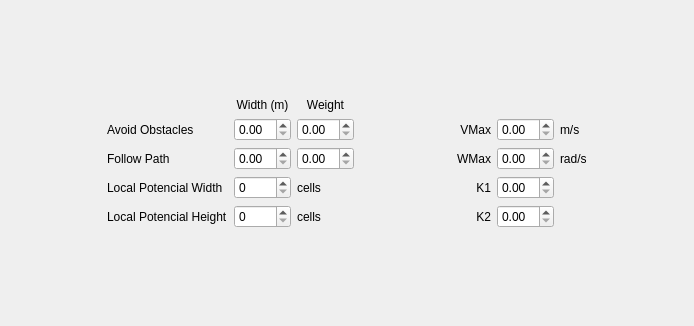
         <widget class="QWidget" name="RLHTab_2">
          <property name="geometry">
           <rect>
            <x>0</x>
            <y>0</y>
            <width>694</width>
            <height>326</height>
           </rect>
          </property>
          <attribute name="label">
           <string>Low Level Controller</string>
          </attribute>
          <layout class="QGridLayout" name="gridLayout_4">
           <item row="1" column="2">
            <widget class="QLabel" name="label_19">
             <property name="sizePolicy">
              <sizepolicy hsizetype="Preferred" vsizetype="Minimum">
               <horstretch>0</horstretch>
               <verstretch>0</verstretch>
              </sizepolicy>
             </property>
             <property name="text">
              <string>Width (m)</string>
             </property>
             <property name="alignment">
              <set>Qt::AlignCenter</set>
             </property>
            </widget>
           </item>
           <item row="1" column="3">
            <widget class="QLabel" name="label_20">
             <property name="sizePolicy">
              <sizepolicy hsizetype="Preferred" vsizetype="Minimum">
               <horstretch>0</horstretch>
               <verstretch>0</verstretch>
              </sizepolicy>
             </property>
             <property name="text">
              <string>Weight</string>
             </property>
             <property name="alignment">
              <set>Qt::AlignCenter</set>
             </property>
            </widget>
           </item>
           <item row="2" column="5">
            <widget class="QLabel" name="label_22">
             <property name="text">
              <string>VMax</string>
             </property>
             <property name="alignment">
              <set>Qt::AlignRight|Qt::AlignTrailing|Qt::AlignVCenter</set>
             </property>
            </widget>
           </item>
           <item row="2" column="6">
            <widget class="QDoubleSpinBox" name="IVMAXSpinBox"/>
           </item>
           <item row="2" column="7">
            <widget class="QLabel" name="label_23">
             <property name="text">
              <string>m/s</string>
             </property>
            </widget>
           </item>
           <item row="3" column="5">
            <widget class="QLabel" name="label_25">
             <property name="text">
              <string>WMax</string>
             </property>
             <property name="alignment">
              <set>Qt::AlignRight|Qt::AlignTrailing|Qt::AlignVCenter</set>
             </property>
            </widget>
           </item>
           <item row="3" column="6">
            <widget class="QDoubleSpinBox" name="IWMAXSpinBox"/>
           </item>
           <item row="3" column="7">
            <widget class="QLabel" name="label_26">
             <property name="text">
              <string>rad/s</string>
             </property>
            </widget>
           </item>
           <item row="5" column="5">
            <widget class="QLabel" name="label_28">
             <property name="text">
              <string>K1</string>
             </property>
             <property name="alignment">
              <set>Qt::AlignRight|Qt::AlignTrailing|Qt::AlignVCenter</set>
             </property>
            </widget>
           </item>
           <item row="5" column="6">
            <widget class="QDoubleSpinBox" name="IK1SpinBox"/>
           </item>
           <item row="6" column="5">
            <widget class="QLabel" name="label_30">
             <property name="text">
              <string>K2</string>
             </property>
             <property name="alignment">
              <set>Qt::AlignRight|Qt::AlignTrailing|Qt::AlignVCenter</set>
             </property>
            </widget>
           </item>
           <item row="6" column="6">
            <widget class="QDoubleSpinBox" name="IK2SpinBox"/>
           </item>
           <item row="0" column="2">
            <spacer name="verticalSpacer_3">
             <property name="orientation">
              <enum>Qt::Vertical</enum>
             </property>
             <property name="sizeHint" stdset="0">
              <size>
               <width>20</width>
               <height>40</height>
              </size>
             </property>
            </spacer>
           </item>
           <item row="2" column="0">
            <spacer name="horizontalSpacer_4">
             <property name="orientation">
              <enum>Qt::Horizontal</enum>
             </property>
             <property name="sizeHint" stdset="0">
              <size>
               <width>40</width>
               <height>20</height>
              </size>
             </property>
            </spacer>
           </item>
           <item row="11" column="2">
            <spacer name="verticalSpacer_4">
             <property name="orientation">
              <enum>Qt::Vertical</enum>
             </property>
             <property name="sizeHint" stdset="0">
              <size>
               <width>20</width>
               <height>40</height>
              </size>
             </property>
            </spacer>
           </item>
           <item row="2" column="8">
            <spacer name="horizontalSpacer_5">
             <property name="orientation">
              <enum>Qt::Horizontal</enum>
             </property>
             <property name="sizeHint" stdset="0">
              <size>
               <width>40</width>
               <height>20</height>
              </size>
             </property>
            </spacer>
           </item>
           <item row="2" column="4">
            <spacer name="horizontalSpacer_6">
             <property name="orientation">
              <enum>Qt::Horizontal</enum>
             </property>
             <property name="sizeHint" stdset="0">
              <size>
               <width>40</width>
               <height>20</height>
              </size>
             </property>
            </spacer>
           </item>
           <item row="2" column="1">
            <widget class="QLabel" name="label_27">
             <property name="text">
              <string>Avoid Obstacles</string>
             </property>
            </widget>
           </item>
           <item row="2" column="2">
            <widget class="QDoubleSpinBox" name="IOSSpinBox"/>
           </item>
           <item row="2" column="3">
            <widget class="QDoubleSpinBox" name="IOASpinBox"/>
           </item>
           <item row="3" column="3">
            <widget class="QDoubleSpinBox" name="IGASpinBox"/>
           </item>
           <item row="3" column="2">
            <widget class="QDoubleSpinBox" name="IGSSpinBox"/>
           </item>
           <item row="3" column="1">
            <widget class="QLabel" name="label_34">
             <property name="text">
              <string>Follow Path</string>
             </property>
            </widget>
           </item>
           <item row="5" column="1">
            <widget class="QLabel" name="label_32">
             <property name="text">
              <string>Local Potencial Width</string>
             </property>
            </widget>
           </item>
           <item row="6" column="1">
            <widget class="QLabel" name="label_35">
             <property name="text">
              <string>Local Potencial Height</string>
             </property>
            </widget>
           </item>
           <item row="5" column="2">
            <widget class="QSpinBox" name="ILPWSpinBox"/>
           </item>
           <item row="6" column="2">
            <widget class="QSpinBox" name="ILPHSpinBox"/>
           </item>
           <item row="5" column="3">
            <widget class="QLabel" name="label_33">
             <property name="text">
              <string>cells</string>
             </property>
            </widget>
           </item>
           <item row="6" column="3">
            <widget class="QLabel" name="label_36">
             <property name="text">
              <string>cells</string>
             </property>
            </widget>
           </item>
          </layout>
         </widget>
